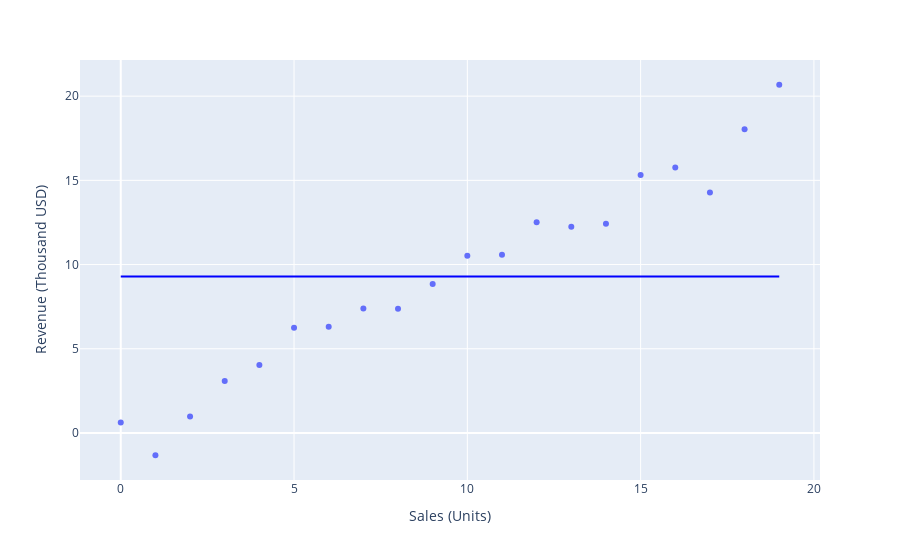

Notebook cell for this chart:
### Code cell
fig = px.scatter(x=xs[:,0], y= ys, 
                # trendline = 'ols', 
                labels={'x':'Sales (Units)', 'y':'Revenue (Thousand USD)'})
fig.add_trace(go.Scatter(x = [0, 19], y = [ys.mean(), ys.mean()], showlegend=False, mode = 'lines', 
                        line=go.scatter.Line(color="blue")))
fig.show()

print(stats.variance(ys))
stats.mean(np.array(ys))
sum(np.square((np.array(ys) - stats.mean(np.array(ys))))) / (19)

### Figure 1 — Plotly figure (JSON) as saved in the notebook; plotly's stock layout.template omitted (floating-point values rounded to 4 significant figures)
{"data": [{"hovertemplate": "Sales (Units)=%{x}<br>Revenue (Thousand USD)=%{y}<extra></extra>", "legendgroup": "", "marker": {"color": "#636efa", "symbol": "circle"}, "mode": "markers", "name": "", "orientation": "v", "showlegend": false, "type": "scatter", "x": [0, 1, 2, 3, 4, 5, 6, 7, 8, 9, 10, 11, 12, 13, 14, 15, 16, 17, 18, 19], "xaxis": "x", "y": [0.62, -1.324, 0.9824, 3.088, 4.039, 6.246, 6.311, 7.393, 7.37, 8.839, 10.52, 10.59, 12.51, 12.25, 12.43, 15.31, 15.77, 14.28, 18.03, 20.68], "yaxis": "y"}, {"line": {"color": "blue"}, "mode": "lines", "showlegend": false, "type": "scatter", "x": [0, 19], "y": [9.296, 9.296]}], "layout": {"legend": {"tracegroupgap": 0}, "margin": {"t": 60}, "xaxis": {"anchor": "y", "domain": [0, 1], "title": {"text": "Sales (Units)"}}, "yaxis": {"anchor": "x", "domain": [0, 1], "title": {"text": "Revenue (Thousand USD)"}}}}
